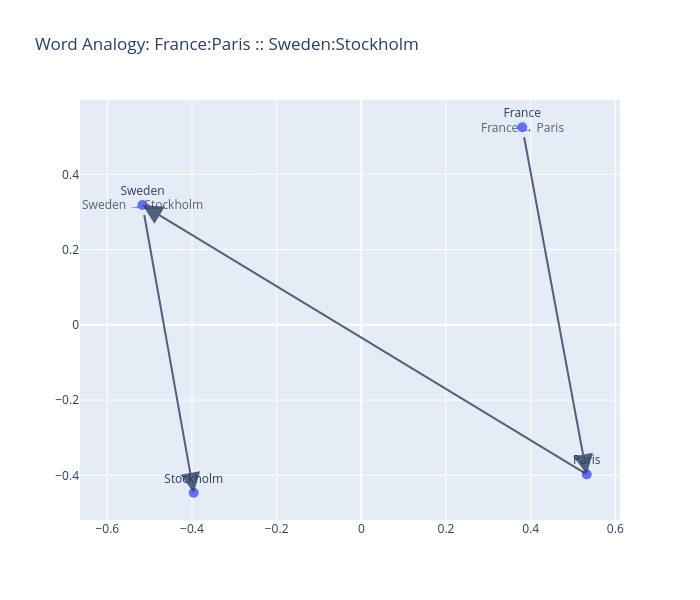

Notebook code cell kept with this figure:
### Code cell
plot_word_analogy(wv_emb_en, "France", "Paris", "Sweden")

### Figure 1 — Plotly figure (JSON) as saved in the notebook; plotly's stock layout.template omitted (floating-point values rounded to 4 significant figures)
{"data": [{"marker": {"size": 10}, "mode": "markers+text", "name": "Words", "text": ["France", "Paris", "Sweden", "Stockholm"], "textposition": "top center", "type": "scatter", "x": [0.3802, 0.5325, -0.5169, -0.3958], "y": [0.525, -0.3974, 0.3186, -0.4463]}], "layout": {"annotations": [{"arrowhead": 2, "arrowsize": 2, "arrowwidth": 2, "ax": 0.3802, "axref": "x", "ay": 0.525, "ayref": "y", "opacity": 0.8, "showarrow": true, "text": "France → Paris", "x": 0.5325, "xref": "x", "y": -0.3974, "yref": "y"}, {"arrowhead": 2, "arrowsize": 2, "arrowwidth": 2, "ax": -0.5169, "axref": "x", "ay": 0.3186, "ayref": "y", "opacity": 0.8, "showarrow": true, "text": "Sweden → Stockholm", "x": -0.3958, "xref": "x", "y": -0.4463, "yref": "y"}, {"arrowhead": 2, "arrowsize": 2, "arrowwidth": 2, "ax": 0.5325, "axref": "x", "ay": -0.3974, "ayref": "y", "opacity": 0.8, "showarrow": true, "text": "", "x": -0.5169, "xref": "x", "y": 0.3186, "yref": "y"}], "height": 600, "showlegend": false, "title": {"text": "Word Analogy: France:Paris :: Sweden:Stockholm"}, "width": 700}}
